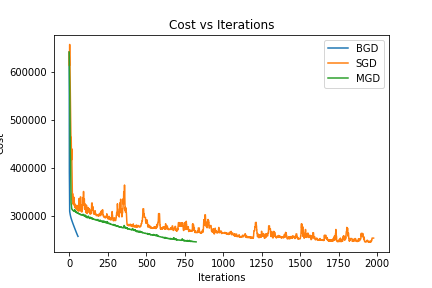

The Python source for this figure:
# -*- coding: utf-8 -*-
"""q1.ipynb

Automatically generated by Colaboratory.

Original file is located at
    https://colab.research.google.com/drive/16NbAkKLnQQVSQ1yGl5PBHNntBm01pcaz
"""

import numpy as np
import matplotlib.pyplot as plt
import time

features = np.loadtxt('./features.txt', delimiter = ',')
target = np.loadtxt('./target.txt', delimiter = ',')

def cost_func(w, b, features, target, C = 100):
  loss = 0.5 * np.sum(w ** 2) + C * np.sum(np.maximum(0, 1 - target * (w @ features.T + b)))
  return loss

#Batch Gradient Descent
w = np.zeros(122)
b = 0
C = 100
lr = 0.0000003
epsilon = 0.25
delta_percent_cost = 1e8
BGD_cost = []
BGD_iterations = 0
start_time = time.time()

while delta_percent_cost >= epsilon:
  BGD_cost.append(cost_func(w, b, features, target, C))
  w_tmp = w.copy()
  b_tmp = b
  for j in range(len(w)):
    delta_w_j = w[j]
    for i in range(features.shape[0]):
      if target[i] * (features[i] @ w + b) < 1:
        delta_w_j += C * (-target[i] * features[i, j])
    w_tmp[j] -= lr * delta_w_j

  delta_b = 0
  for i in range(features.shape[0]):
    if target[i] * (features[i] @ w + b) < 1:
      delta_b += C * (-target[i])
  b_tmp -= lr * delta_b

  w = w_tmp.copy()
  b = b_tmp

  BGD_iterations += 1
  delta_percent_cost = np.abs(BGD_cost[-1] - cost_func(w, b, features, target, C)) * 100 / BGD_cost[-1]
  if delta_percent_cost < epsilon:
    end_time = time.time()
    BGD_cost.append(cost_func(w, b, features, target, C))

print("Batch Gradient Descent takes {} seconds".format(end_time - start_time))

#Stochastic Gradient Descent
w = np.zeros(122)
b = 0
C = 100
lr = 0.0001
epsilon = 0.001
delta_cost = 0
SGD_cost = []
SGD_iterations = 0
permutation = np.random.permutation(features.shape[0])#For randomly shuffle
SGD_features = features[permutation]
SGD_target = target[permutation]
i = 0
start_time = time.time()


while True:
  SGD_cost.append(cost_func(w = w, b = b, features = SGD_features, target = SGD_target, C = C))
  w_tmp = w.copy()
  b_tmp = b
  for j in range(len(w)):
    delta_w_j = w[j]
    if SGD_target[i] * (SGD_features[i] @ w + b) < 1:
      delta_w_j += C * (-SGD_target[i] * SGD_features[i, j])
    w_tmp[j] -= lr * delta_w_j
  delta_b = 0
  if SGD_target[i] * (SGD_features[i] @ w + b) < 1:
    delta_b += C * -SGD_target[i]
  b_tmp -= lr * delta_b
  i = (i + 1) % SGD_features.shape[0]
  SGD_iterations += 1
  w = w_tmp.copy()
  b = b_tmp
  delta_cost = 0.5 * delta_cost + 0.5 * (np.abs(SGD_cost[-1] - cost_func(w = w, b = b, features = SGD_features, target = SGD_target, C = C)) * 100 / SGD_cost[-1])
  if delta_cost < epsilon:
    end_time = time.time()
    SGD_cost.append(cost_func(w, b, SGD_features, SGD_target, C))
    break

print("Stochastic Gradient Descent takes {} seconds".format(end_time - start_time))

#Mini Batch Gradient Descent
w = np.zeros(122)
b = 0
C = 100
lr = 0.00001
epsilon = 0.01
delta_cost = 0
batch_size = 20
MGD_cost = []
MGD_iterations = 0
permutation = np.random.permutation(features.shape[0])#For randomly shuffle
MGD_features = features[permutation]
MGD_target = target[permutation]
l = 0
start_time = time.time()

while True:
  MGD_cost.append(cost_func(w = w, b = b, features = MGD_features, target = MGD_target, C = C))
  w_tmp = w.copy()
  b_tmp = b
  for j in range(len(w)):
    delta_w_j = w[j]
    for i in range(l * batch_size, int(min(MGD_features.shape[0], (l + 1) * batch_size))):
      if MGD_target[i] * (MGD_features[i] @ w + b) < 1:
        delta_w_j += C * (-MGD_target[i] * MGD_features[i, j])
    w_tmp[j] -= lr * delta_w_j

  delta_b = 0
  for i in range(l * batch_size, int(min(MGD_features.shape[0], (l + 1) * batch_size))):
    if MGD_target[i] * (MGD_features[i] @ w + b) < 1:
      delta_b += C * -MGD_target[i]
  b_tmp -= lr * delta_b
  l = (l + 1) % int(((MGD_features.shape[0] + batch_size - 1) // batch_size))
  MGD_iterations += 1
  w = w_tmp.copy()
  b = b_tmp
  delta_cost = 0.5 * delta_cost + 0.5 * (np.abs(MGD_cost[-1] - cost_func(w = w, b = b, features = MGD_features, target = MGD_target, C = C)) * 100 / MGD_cost[-1])
  if delta_cost < epsilon:
    end_time = time.time()
    MGD_cost.append(cost_func(w, b, MGD_features, MGD_target, C))
    break

print("Mini Batch Gradient Descent takes {} seconds".format(end_time - start_time))

plt.figure()
plt.plot(np.arange(BGD_iterations + 1), BGD_cost, label = 'BGD')
plt.plot(np.arange(SGD_iterations + 1), SGD_cost, label = 'SGD')
plt.plot(np.arange(MGD_iterations + 1), MGD_cost, label = 'MGD')
plt.xlabel('Iterations')
plt.ylabel('Cost')
plt.title('Cost vs Iterations')
plt.legend()
plt.savefig('q1.png')
plt.show()

